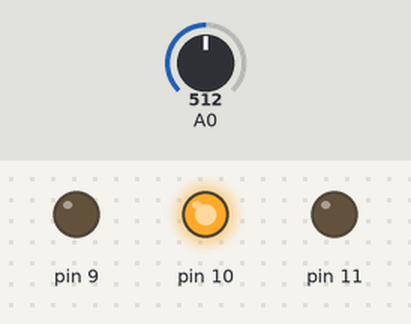
This sketch was run on a simulated Arduino Uno, built with avr-gcc and run on an emulated ATmega328P. Shown: output pins drawn as LEDs (lit = HIGH). Inputs (shaded band) come from the test bench; at power-on: A0 = 512.

Above: at 1.2 s.
1.3 s: A0 set to 526
At 2.1 s:
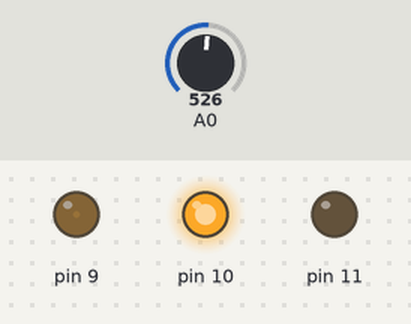
2.8 s: A0 set to 511
At 3.2 s:
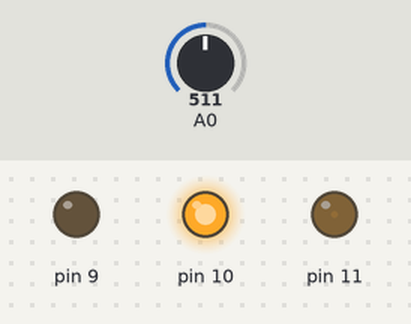
4.3 s: A0 set to 306
At 5.5 s:
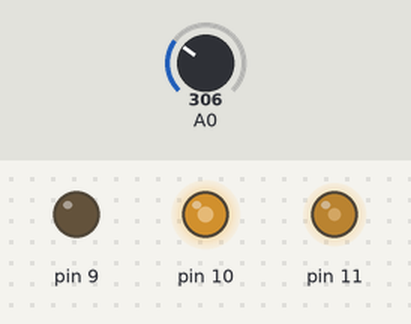
5.8 s: A0 set to 122
At 6.7 s:
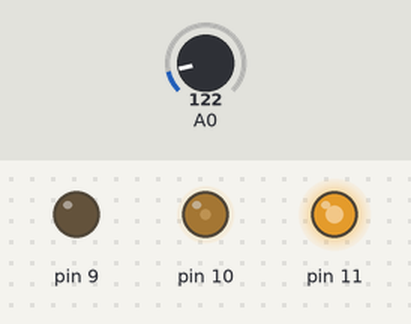
7.3 s: A0 set to 0
At 7.8 s:
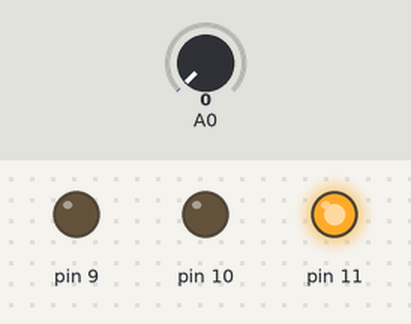
Timing chart, 0 to 9.8 s (numbered marks = the images above; inputs shaded):
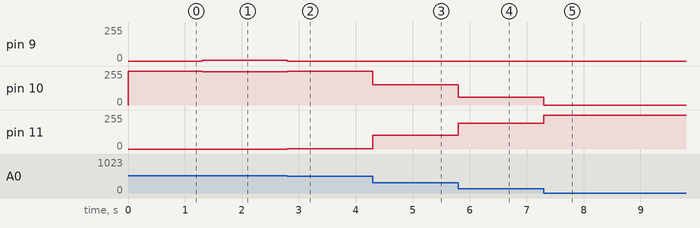

The sketch:

potentionometer_thing.ino
```cpp
void setup() {
  Serial.begin(9600);
}

void loop() {
  int sensorValue = analogRead(A0);

  int redValue = constrain(map(sensorValue, 0, 512, 255, 0), 0, 255);
  int greenValue = constrain(map(sensorValue, 0, 512, 0, 255), 0, 255) -
                   constrain(map(sensorValue, 512, 1023, 0, 255), 0, 255);
  int blueValue = constrain(map(sensorValue, 512, 1023, 0, 255), 0, 255);

  analogWrite(11, redValue);
  analogWrite(10, greenValue);
  analogWrite(9, blueValue);
}
```

Measured:
- after the input at 1.3 s, pin 9: 0/255 → 6/255 at once; pin 10: 255/255 → 249/255 at once
- after the input at 2.8 s, pin 9: 6/255 → 0/255 at once; pin 10: 249/255 → 254/255 at once; pin 11: 0/255 → 1/255 at once
- after the input at 4.3 s, pin 10: 254/255 → 152/255 at once; pin 11: 1/255 → 103/255 at once
- after the input at 5.8 s, pin 10: 152/255 → 60/255 at once; pin 11: 103/255 → 195/255 at once
- after the input at 7.3 s, pin 10: 60/255 → 0/255 at once; pin 11: 195/255 → 255/255 at once
